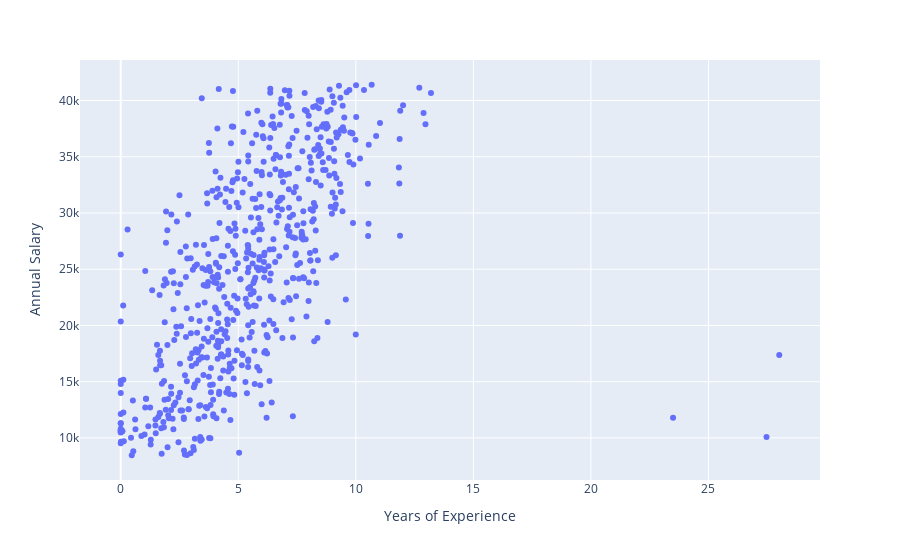

Write notebook code for a chart like this one.
### Code cell
fig=px.scatter(dc,x="Years of Experience",y="Annual Salary")
fig.show()

### Figure 1 — Plotly figure (JSON) as saved in the notebook; plotly's stock layout.template omitted (floating-point values rounded to 4 significant figures; data arrays with more than 128 entries replaced by an {"elided": "..."} marker saying what was removed)
{"data": [{"hovertemplate": "Years of Experience=%{x}<br>Annual Salary=%{y}<extra></extra>", "legendgroup": "", "marker": {"color": "#636efa", "symbol": "circle"}, "mode": "markers", "name": "", "orientation": "v", "showlegend": false, "type": "scatter", "x": {"elided": "617 float values"}, "xaxis": "x", "y": {"elided": "617 float values"}, "yaxis": "y"}], "layout": {"legend": {"tracegroupgap": 0}, "margin": {"t": 60}, "xaxis": {"anchor": "y", "domain": [0, 1], "title": {"text": "Years of Experience"}}, "yaxis": {"anchor": "x", "domain": [0, 1], "title": {"text": "Annual Salary"}}}}
